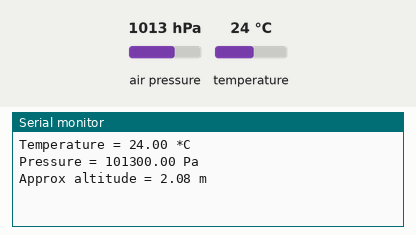
Simulated run of this sketch. Board: Arduino Uno, built with avr-gcc and run on an emulated ATmega328P. Parts: the last lines printed to the serial monitor. The inputs (shaded band) are chosen by the test bench; at power-on: air pressure 1013 hPa, temperature 24 °C.

Above: at 1.2 s.
1.3 s: air pressure set to 952 hPa
At 3.3 s:
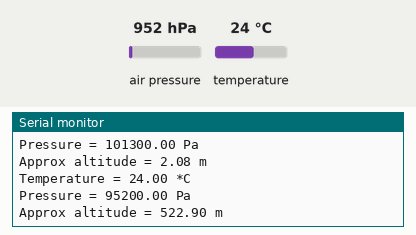
3.6 s: temperature set to 12 °C
At 5.3 s:
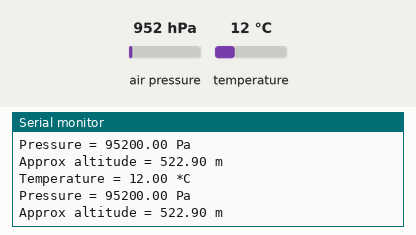
5.9 s: air pressure set to 975 hPa
At 7.3 s:
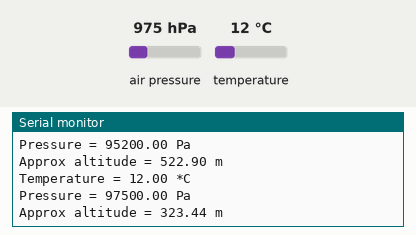
Timing chart, 0 to 8.9 s (numbered marks = the images above; inputs shaded):
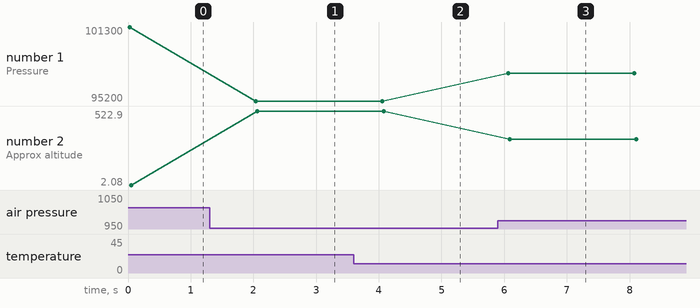

Measured:
- after the input at 1.3 s, the serial monitor: prints a new line after 0.74 s (image 1)
- after the input at 3.6 s, the serial monitor: prints a new line after 0.43 s (image 2)
- after the input at 5.9 s, the serial monitor: prints a new line after 0.16 s (image 3)
- plotted number 1: 101300 → 95200 after the input at 1.3 s, 95200 → 97500 after the input at 5.9 s
- plotted number 2: 2.08 → 522.9 after the input at 1.3 s, 522.9 → 323.44 after the input at 5.9 s

The sketch:

sensor_bmp280.ino
```cpp
#include <Wire.h>
#include <SPI.h>
#include <Adafruit_BMP280.h>

#define BMP_SCK  (13)
#define BMP_MISO (12)
#define BMP_MOSI (11)
#define BMP_CS   (10)

Adafruit_BMP280 bmp;

void setup() {
  Serial.begin(9600);

  if (!bmp.begin()) {
    Serial.println(F("bpm280 wiring error"));
    while (1);
  }

  bmp.setSampling(Adafruit_BMP280::MODE_NORMAL,
                  Adafruit_BMP280::SAMPLING_X2,
                  Adafruit_BMP280::SAMPLING_X16,
                  Adafruit_BMP280::FILTER_X16,
                  Adafruit_BMP280::STANDBY_MS_500);
}

void loop() {
    Serial.print(F("Temperature = "));
    Serial.print(bmp.readTemperature());
    Serial.println(" *C");

    Serial.print(F("Pressure = "));
    Serial.print(bmp.readPressure());
    Serial.println(" Pa");

    Serial.print(F("Approx altitude = "));
    Serial.print(bmp.readAltitude(1013.25));
    Serial.println(" m");

    Serial.println();
    delay(2000);
}
```
